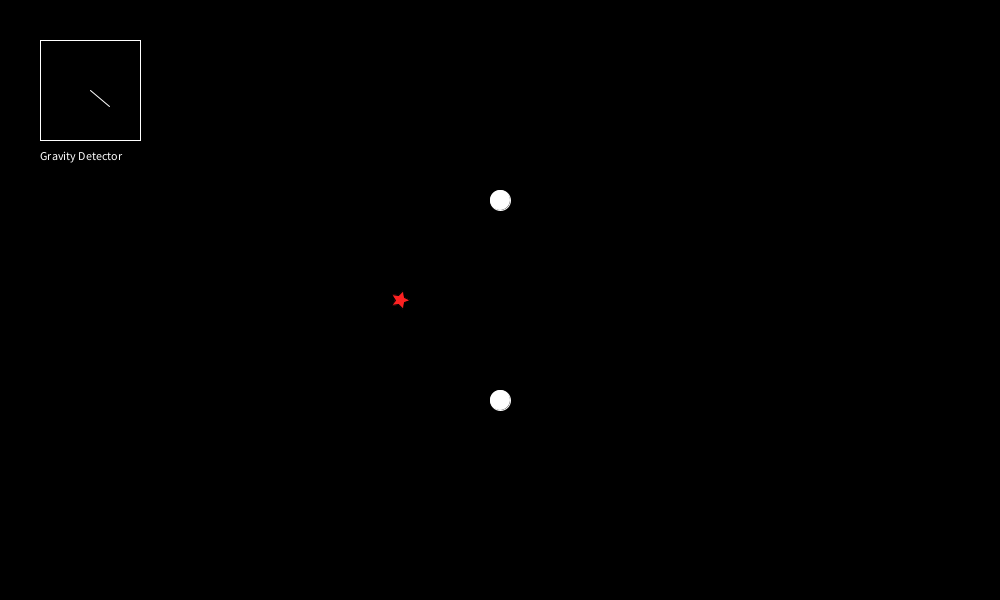
Frame 1 (no input)
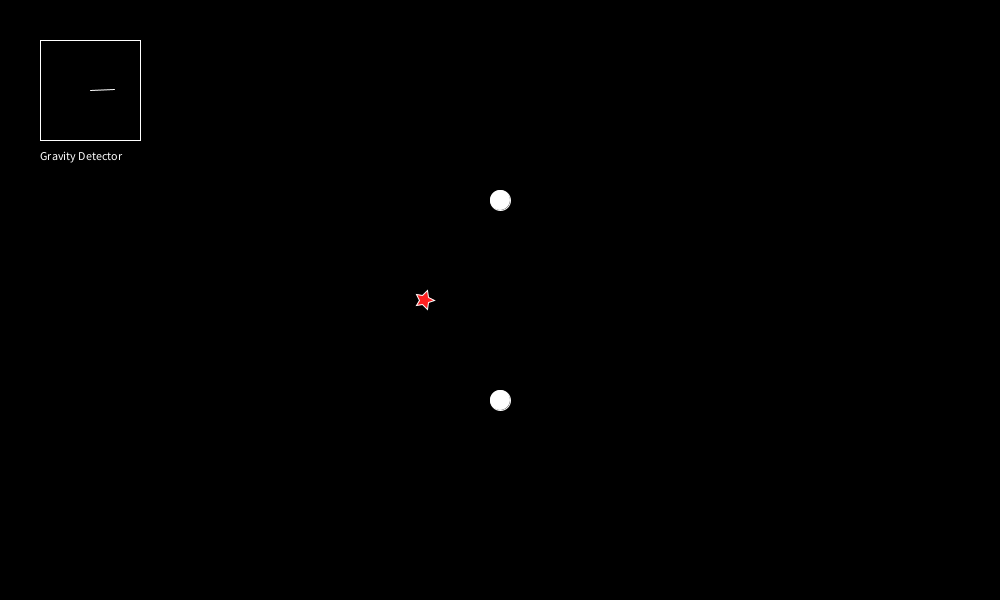
Frame 60 (the mouse pressed at the canvas centre just before this capture)
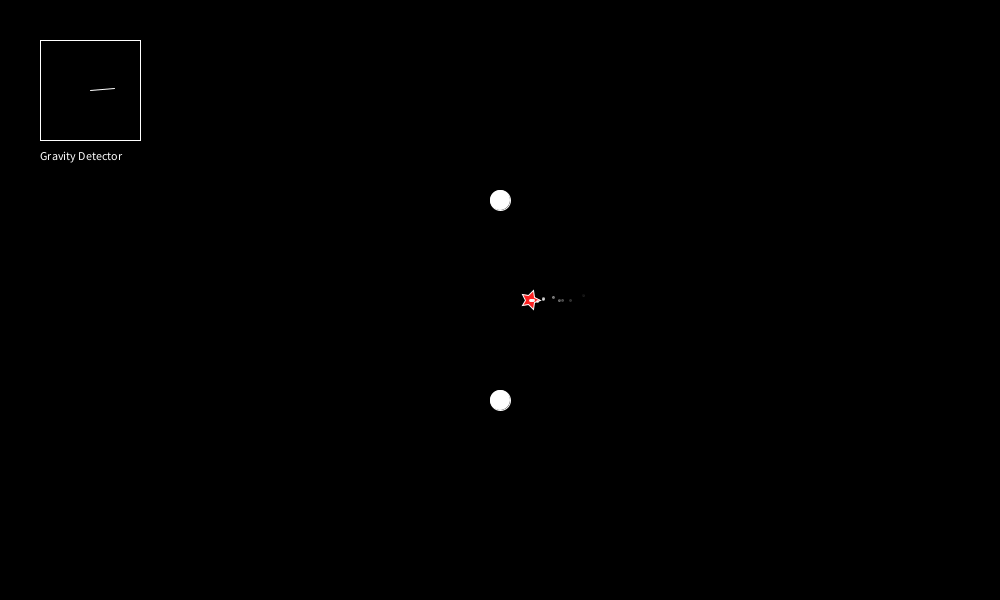
Frame 120 (the mouse held since frame 60 and released just before this capture)

The Processing sketch that drew these frames (run headless with seeded random() and noise(); from frame 60 on, the mouse is pressed at the canvas centre):

// Processing sketch: GravityExplorer
// ── GravityExplorer.pde
float G;
Player player;
ParticleSystem ps;
GravityVector gV;

Planet[] planets;

void setup(){
  size(1000, 600);
  planets = new Planet[]{
    new Planet(20, width/2, height/2 + 100),
    new Planet(20, width/2, height/2 - 100)
  };
  player = new Player();
  ps = new ParticleSystem(player.pos);
  gV = new GravityVector(new PVector(90,90), player.planetsForce,new PVector(40,40));
}

void draw(){
  background(0);
  player.update();
  player.display();
  for(Planet planet : planets){
    planet.display();
  }
  ps.newPos(player.pos);
  if(mousePressed)
  ps.addParticle();
  gV.display();
  ps.run();
}

// ── GravityVector.pde
class GravityVector{

PVector direction;
PVector position;
PVector rectPosition;
float scale;
String text;

GravityVector(PVector position, PVector direction, PVector rectPosition)
{
this.direction = direction;
this.position = position;
this.rectPosition = rectPosition;
text = "Gravity Detector";
scale = 25;
}

void display()
{
  push();
  noFill();
  rect(rectPosition.x, rectPosition.y, 100,100);
  line(position.x, position.y, position.x + direction.x * scale, position.y + direction.y * scale);
  text(text,rectPosition.x, rectPosition.y + 120);
  pop();
}
  
  
};

// ── Particle.pde
class Particle {
  PVector position;
  PVector velocity;
  PVector acceleration;
  float lifespan;

  Particle(PVector l, PVector acc) {
    acceleration = acc;
    velocity = new PVector(random(-0.5,0.5),random(-0.5, 0.5));
    position = l.copy();
    lifespan = 255.0;
  }

  void run() {
    update();
    display();
  }

  // Method to update position
  void update() {
    velocity.add(acceleration);
    position.add(velocity);
    lifespan -= 20.0;
  }

  // Method to display
  void display() {
    push();
    stroke(255, lifespan);
    fill(255, lifespan);
    ellipse(position.x, position.y, 2, 2);
    pop();
  }

  // Is the particle still useful?
  boolean isDead() {
    if (lifespan < 0.0) {
      return true;
    } else {
      return false;
    }
  }
}

// ── ParticleSystem.pde
class ParticleSystem {
  ArrayList<Particle> particles;
  PVector origin;

  ParticleSystem(PVector position) {
    origin = position.copy();
    particles = new ArrayList<Particle>();
  }
  
  public void newPos(PVector pos)
  {
    origin = pos;
  }
  
  public void clearArray()
  {
    for(Particle p : particles){
    p.lifespan = 0;
    }
  }

  void addParticle() {
    particles.add(new Particle(origin, origin.copy().sub(mouse()).normalize()));
  }

  void run() {
    for (int i = particles.size()-1; i >= 0; i--) {
      Particle p = particles.get(i);
      p.run();
      if (p.isDead()) {
        particles.remove(i);
      }
    }
  }
}

// ── Planets.pde
class Planet{
  
  float g;
  PVector pos;
  float m;
  PVector sumF;
  float F;
  float Fx, Fy;

Planet(float m, float x, float y){
  this.m = m;
  g = 10;
  pos = new PVector(x, y);
}
 //<>//
void display(){
  stroke(255);
  //line(pos.x,pos.y,force.x,force.y);
  ellipse(pos.x,pos.y, m,m);
}

}

// ── Player.pde
class Player
{
PVector pos;
float sumFx, sumFy;
PVector acceleration;
PVector velocity;
PVector steer;
PVector planetsForce;
float limit;
float m;

Player (){
  pos = new PVector(width/2 - 100, height/2 );
  velocity = new PVector(0, 0);
  acceleration = new PVector(0, 0);
  planetsForce = new PVector(0,0);
  limit = 0.1;
  m = 10;
}

void update(){
  if(mousePressed)
  {
  targetMouse(mouse());
  applyForce(steer);
  }
  for(Planet planet : planets)
  {
    planetForce(planet);
    acceleration.add(planet.sumF.div(1.2));
    planetsForce.add(planet.sumF).normalize();;
  }
  acceleration.div(m);
  velocity.add(acceleration);
  pos.add(velocity);

}
  

void planetForce(Planet planet)
{
  float planetDistance = dist(pos, planet.pos);
  planet.F = planet.g * ((m * planet.m)/sqr(planetDistance));
  planet.Fx =  -planet.F * ((pos.x-planet.pos.x)/planetDistance);
  planet.Fy =  -planet.F * ((pos.y-planet.pos.y)/planetDistance);
  planet.sumF = new PVector (planet.Fx,planet.Fy);
}

void targetMouse(PVector target) 
{
  PVector desired = PVector.sub(target, pos).normalize();
  desired.mult(4);   
  steer = PVector.sub(desired, velocity);
  steer.limit(limit);    
  applyForce(steer);
}
  
  
void mousePressed()
{
  targetMouse(mouse());
}

void applyForce(PVector force) 
{
  acceleration.add(force);
}
  

void display()
{
  push();
  fill(#FC2121);
    star(pos.x,  pos.y, 5, 10, 5); 
 // rect(pos.x - 5, pos.y - 5, 10, 10);
  pop();
}

void star(float x, float y, float radius1, float radius2, int npoints) {
  float angle = TWO_PI / npoints;
  float halfAngle = angle/2.0;
  beginShape();
  for (float a = 0; a < TWO_PI; a += angle) {
    float sx = x + cos(a) * radius2;
    float sy = y + sin(a) * radius2;
    vertex(sx, sy);
    sx = x + cos(a+halfAngle) * radius1;
    sy = y + sin(a+halfAngle) * radius1;
    vertex(sx, sy);
  }
  endShape(CLOSE);
}

}

// ── Utilities.pde
float dist(PVector p1, PVector p2) {
  return dist(p1.x, p1.y, p2.x, p2.y);
}

float sqr(float value) {
  return value * value;
}

PVector mouse() {
  return new PVector(mouseX, mouseY);
}
